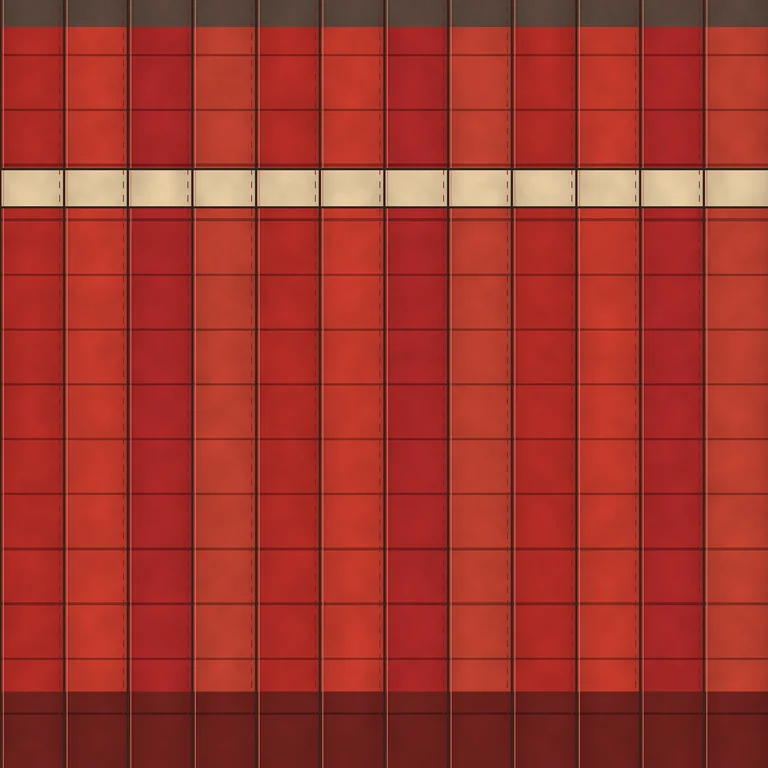
#> input picture tex/balloon.webp, 768 x 768 px
$ python grade.py ../tex/balloon.webp ../tex/bough.webp 1.0 1.0
#> lines starting #> are read from the running program, lines starting #| are printed output that depends on the picture
# Bring a keyed plant painting into the site palette (notes/style.md):
# tame warm-yellow highlights into a pale sage-gold rim and soften value contrast.
# usage: grade.py in.webp out.webp [highlight_tame 0..1] [contrast]
import sys, colorsys
import numpy as np
from PIL import Image
src, dst = sys.argv[1], sys.argv[2]
tame = float(sys.argv[3]) if len(sys.argv) > 3 else 0.45
con = float(sys.argv[4]) if len(sys.argv) > 4 else 0.88
im = np.array(Image.open(src).convert('RGBA')).astype(np.float32) / 255
rgb, a = im[..., :3], im[..., 3:]
#> a: shape (768, 768, 1) float32; every value is 1
L = (rgb * [0.299, 0.587, 0.114]).sum(-1, keepdims=True)
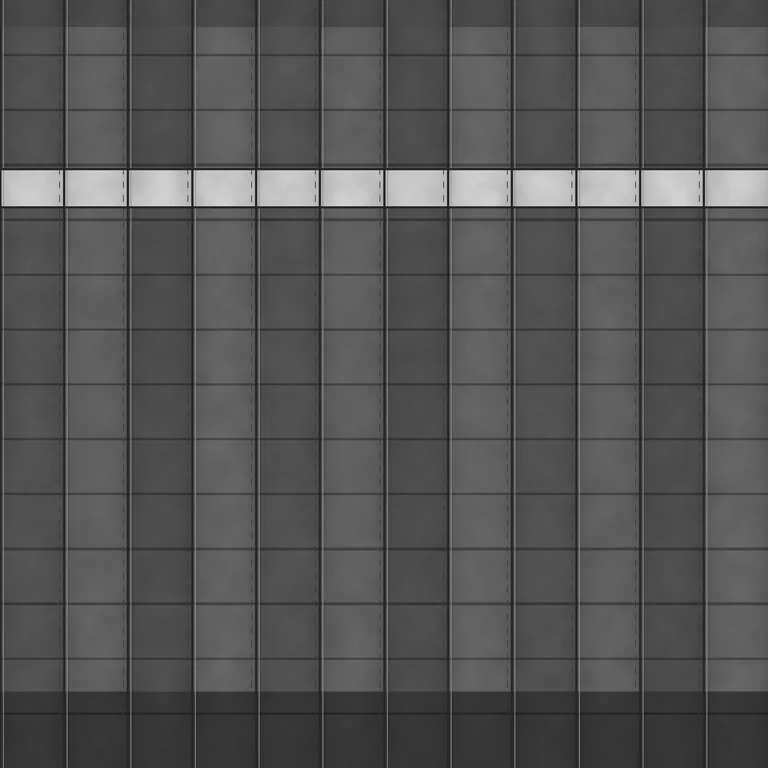
#> L: shape (768, 768, 1) float64; min 0.0512, max 0.876, mean 0.335
# warm = red/yellow channel lead over blue
warm = np.clip((rgb[..., :1] - rgb[..., 2:3]) * 3, 0, 1) * np.clip((L - 0.45) * 3, 0, 1)
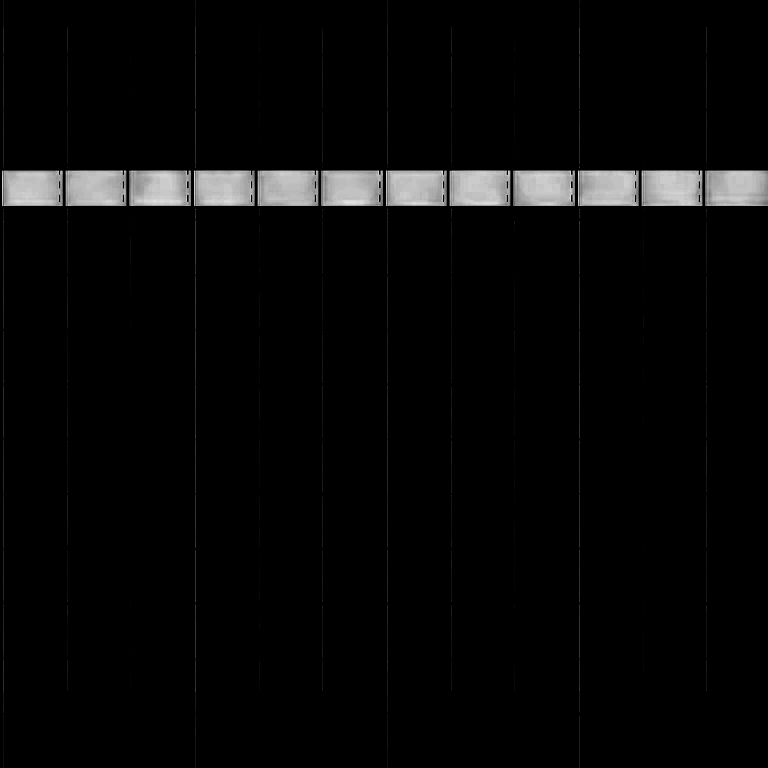
#> warm: shape (768, 768, 1) float64; min 0, max 0.894, mean 0.0321
sage_gold = np.array([0.80, 0.80, 0.62])
rgb = rgb * (1 - warm * tame) + (sage_gold * (0.55 + 0.45 * L / max(L.max(), 1e-3))) * warm * tame
# soften contrast around the mid value
mid = 0.42
rgb = mid + (rgb - mid) * con
# reddish outline -> warm brown ink like the pines
red = np.clip((rgb[..., :1] - rgb[..., 1:2]) * 4 - 0.1, 0, 1)
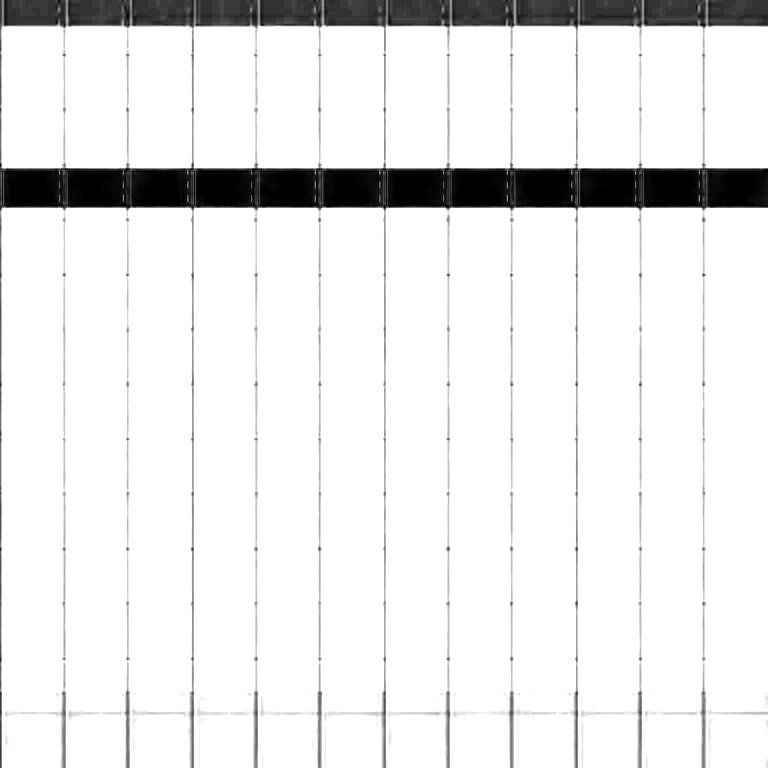
#> red: shape (768, 768, 1) float64; min 0, max 1, mean 0.914
ink = np.array([0.33, 0.25, 0.22])
rgb = rgb * (1 - red * 0.6) + ink * red * 0.6
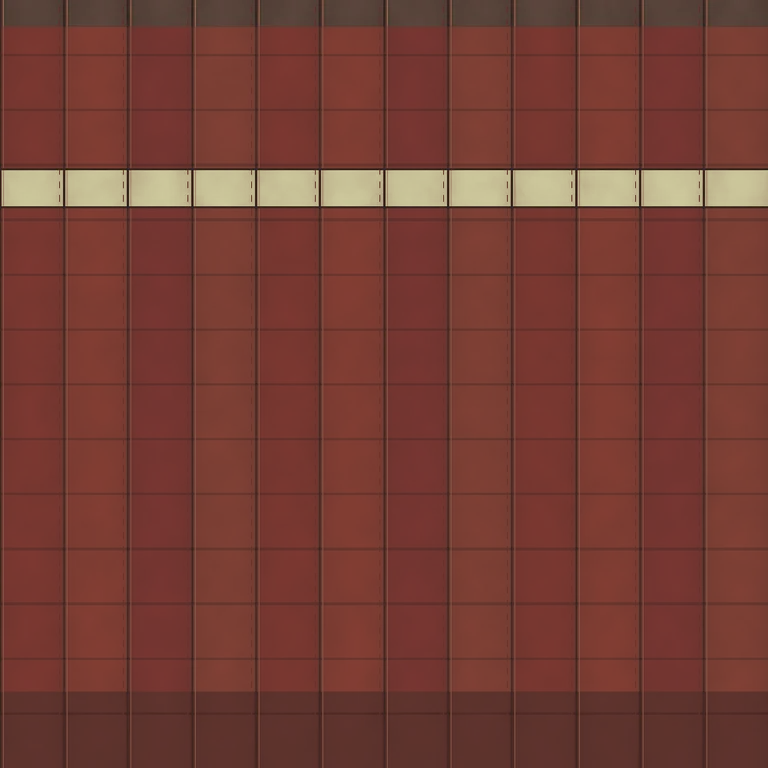
#> rgb: shape (768, 768, 3) float64; mean R, G, B 0.463, 0.248, 0.21
out = np.concatenate([np.clip(rgb, 0, 1), a], -1)
Image.fromarray((out * 255).astype(np.uint8), 'RGBA').save(dst, 'WEBP', quality=86, method=6)
print(dst)
